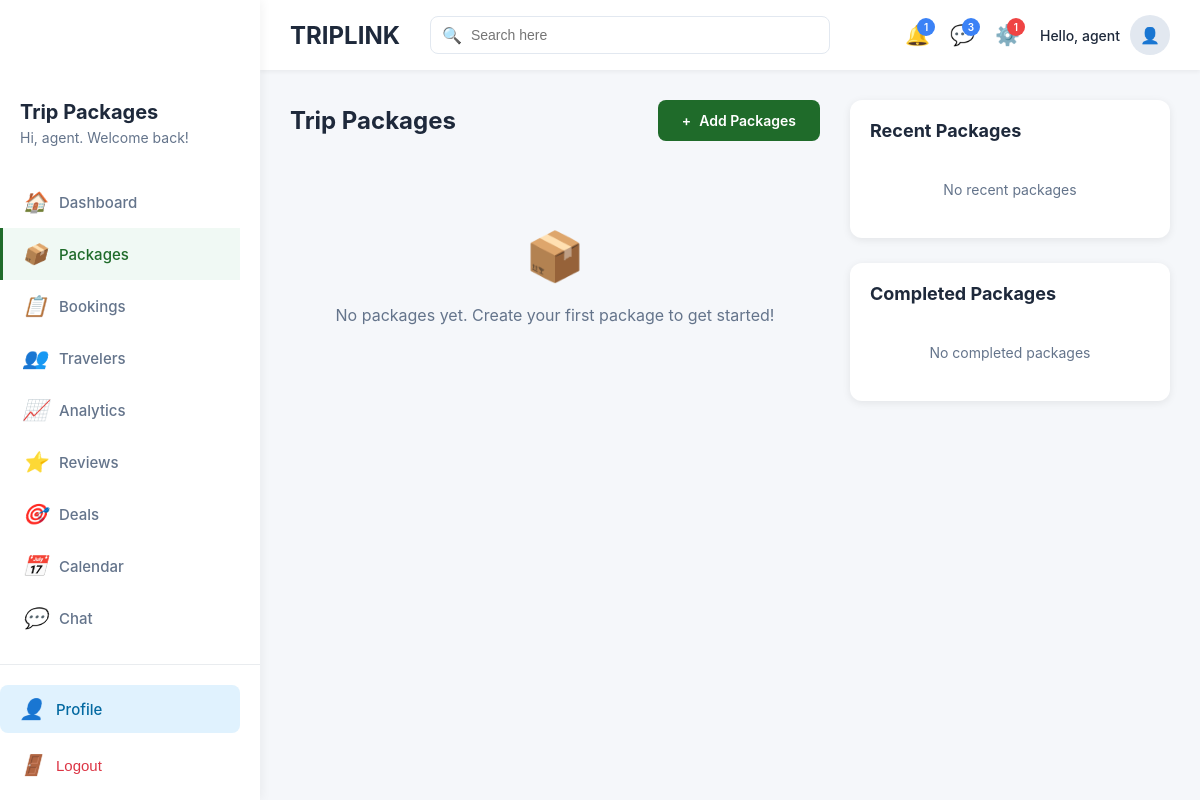
The page /packages/agent/ (signed in) on the database as committed earlier.
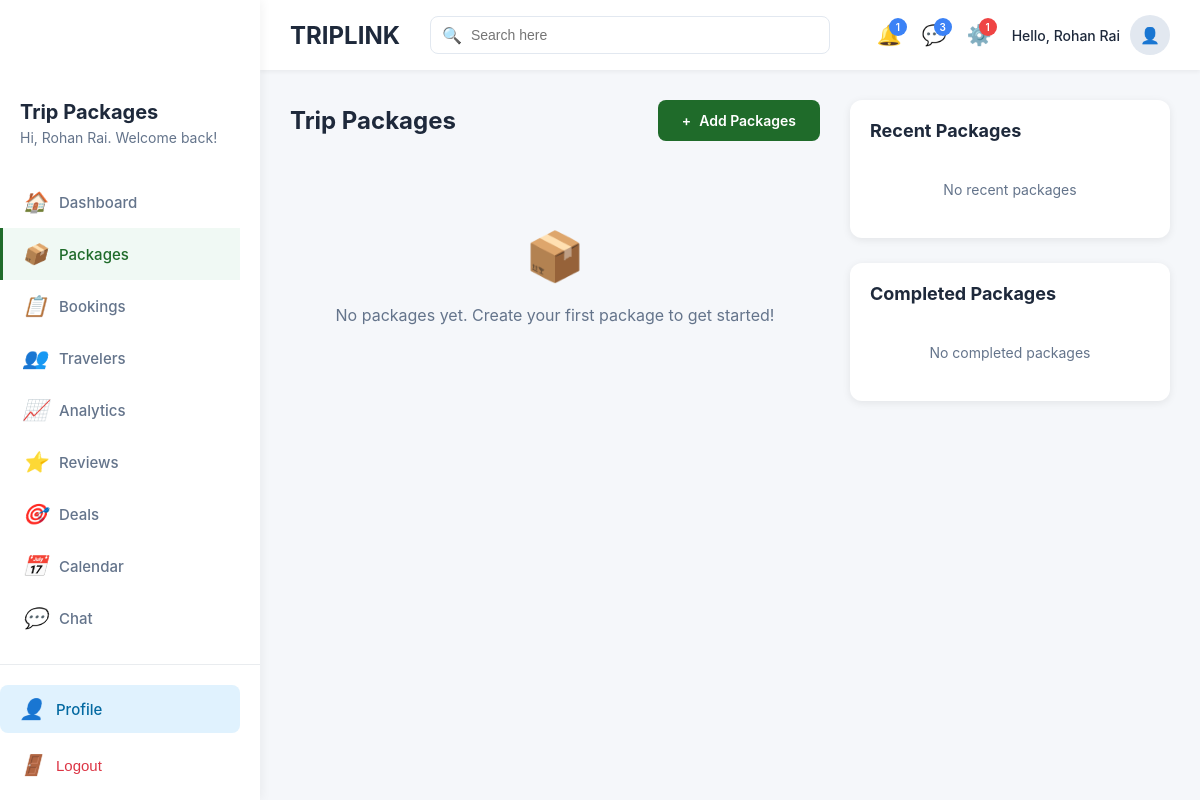
The same page on the database as committed later.
### accounts/models.py (models this page shows, shortened)
class User(AbstractUser):
    username = None  # Remove username field; email is the unique identifier
    email = models.EmailField(unique=True)
    role = models.CharField(
        max_length=20,
        choices=Roles.choices,
        default=Roles.TRAVELER,
    )
    USERNAME_FIELD = "email"
    REQUIRED_FIELDS = []
    objects = UserManager()

### accounts/views.py (the view)
# urls.py: path('packages/agent/', agent_packages_view, name='agent_packages'),
def agent_packages_view(request):
    if not request.user.is_authenticated or request.user.role != Roles.AGENT:
        messages.error(request, 'Access denied. Agent access required.')
        return redirect('login')
    packages = Package.objects.filter(agent=request.user).order_by('-created_at')
    recent_packages = packages[:7]  # Last 7 packages
    completed_packages = packages.filter(status=PackageStatus.COMPLETED)[:4]  # Last 4 completed
    try:
        agent_profile = AgentProfile.objects.get(user=request.user)
        display_name = agent_profile.full_name
    except AgentProfile.DoesNotExist:
        display_name = request.user.email.split('@')[0]
    context = {
        'user': request.user,
        'display_name': display_name,
        'packages': packages,
        'recent_packages': recent_packages,
        'completed_packages': completed_packages,
    }
    return render(request, 'agent_packages.html', context)

### accounts/models.py (called while the page is built)
    @property
    def full_name(self):
        if self.first_name and self.last_name:
            return f"{self.first_name} {self.last_name}"
        elif self.first_name:
            return self.first_name
        elif self.last_name:
            return self.last_name
        return self.user.email.split('@')[0]

### templates/agent_packages.html (shortened to what the changed rows need)
{% extends 'base.html' %}
{% load static %}
{% block content %}
<div class="dashboard-container">
    <header class="header">
        <div class="header-right">
            <div class="user-profile">
                <span class="user-greeting">Hello, {{ display_name|default:user.email }}</span>
                <div class="user-avatar">
                    {% if user.agent_profile.profile_picture %}
                        <img src="{{ user.agent_profile.profile_picture.url }}" alt="{{ display_name }}">
                    {% else %}
                        <span>👤</span>
                    {% endif %}
                </div>
            </div>
        </div>
    </header>
    <aside class="sidebar">
        <div class="sidebar-content">
            <h1 class="sidebar-title">Trip Packages</h1>
            <p class="sidebar-subtitle">Hi, {{ display_name|default:user.email }}. Welcome back!</p>
            <nav>
                <a href="{% url 'agent_dashboard' %}" class="nav-item">
                </a>
                <a href="{% url 'agent_packages' %}" class="nav-item active">
                </a>
                <a href="#" class="nav-item">
                </a>
                <a href="#" class="nav-item">
                </a>
                <a href="#" class="nav-item">
                </a>
                <a href="#" class="nav-item">
                </a>
                <a href="#" class="nav-item">
                </a>
                <a href="#" class="nav-item">
                </a>
                <a href="#" class="nav-item">
                </a>
            </nav>
        </div>
    </aside>
    <main class="main-content">
        <div class="content-wrapper">
            <div class="main-section">
                <div class="section-header">
                    <h2 class="section-title">Trip Packages</h2>
                </div>
            </div>
        </div>
    </main>
</div>
{% endblock %}

Rows that differ between the two databases and show on the page:
changed User: email "agent" → "Rohan Rai"
